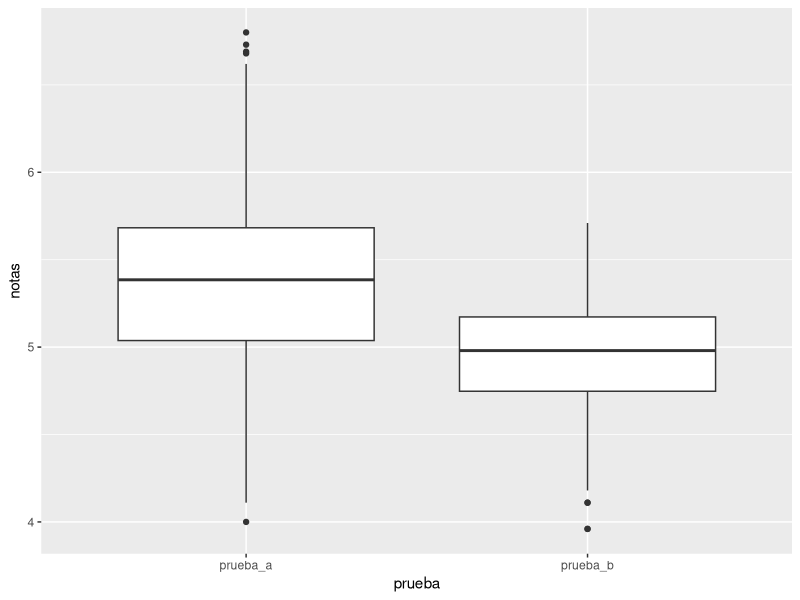
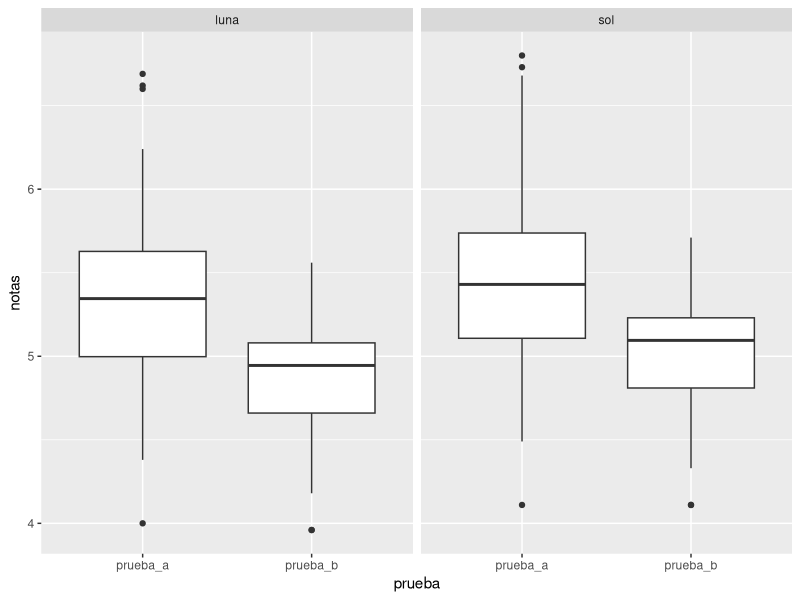
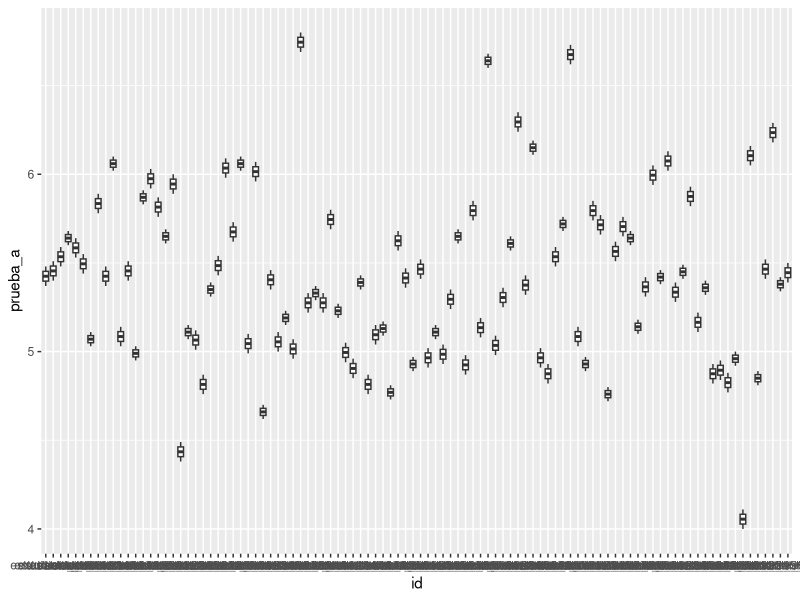
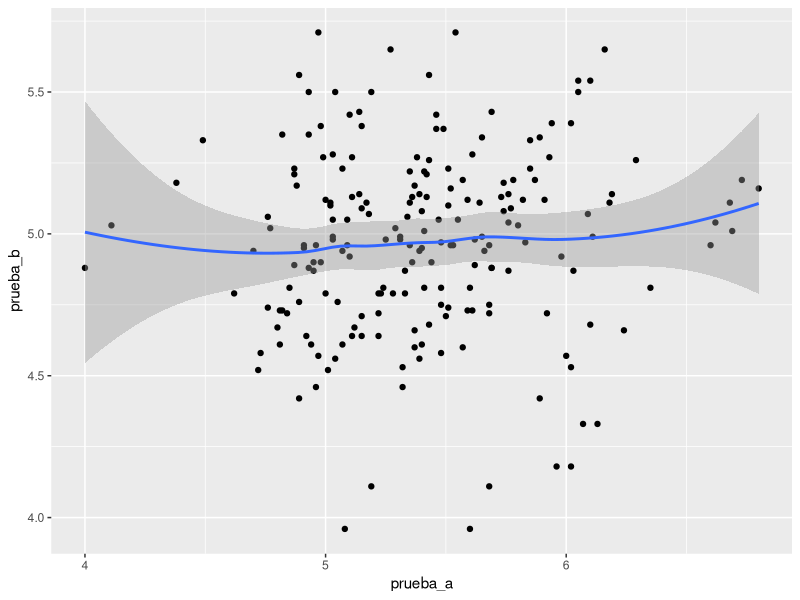
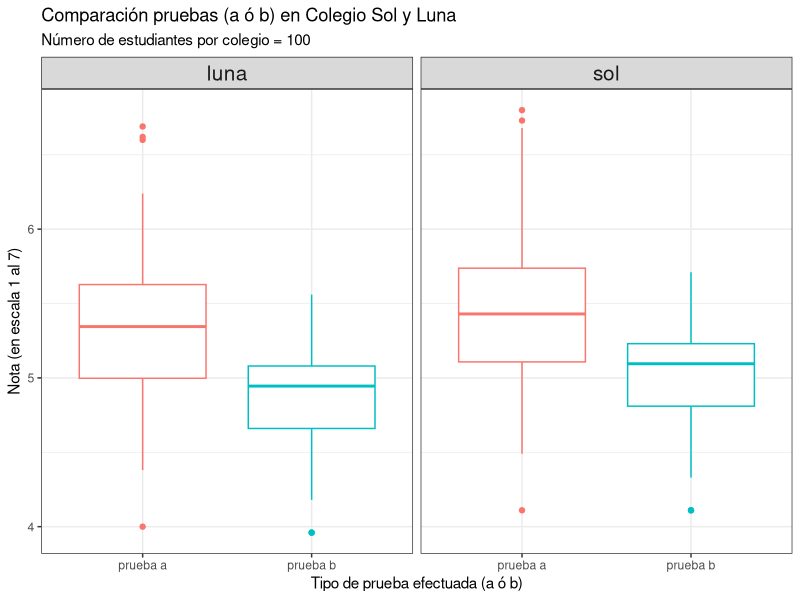

Write the R code that produced these figures, in order.

# Instalacion de paquetes -------------------------------------------------
# los paquetes se instalas solo una vez

# install.packages("tidyverse", "broom")

# Librerias ---------------------------------------------------------------
# Una vez instaladas, llamamos a cada libreria usando library()

library(tidyverse) 
library(broom) # libreria para ordenar datos estadisticos

# Info datos --------------------------------------------------------------

# Datos ficticios de peso de galletas y notas de estudiantes

# Cargar datos ------------------------------------------------------------

# Importamos los datos tipo .csv usando readr::read_csv() 
# creamos dos objeto llamados oreos y notas estudiantes

oreos <-
  read_csv("03_clase/data/data_oreos.csv")

notas_estudiantes <-
  read_csv("03_clase/data/notas_estudiantes.csv")

# glimpse -----------------------------------------------------------------

# siempre es una buena practica mirar los datos
# glimpse() permite ver numero de fila, columnas y tipos de datos

glimpse(oreos)

glimpse(notas_estudiantes)

# shapiro.test ------------------------------------------------------------

# test de normalidad, revisemos los argumentos de la funcion

help("shapiro.test")

# requiere x	= a numeric vector of data values = solo una columna

# entrega una lista con: statistic, p.value, method y data.name

# ejemplo shapiro.test ----------------------------------------------------

info_mascotas <- data.frame("edad" = c(1,12,11,2,1,2,3,4,5,5,5,6,6,6,6,8,11,12),
                            "pulgas" = c(T,T,T,F,F,F,F,T,F,T,F,F,F,F,T,F,F,F))

shapiro.test(info_mascotas$edad)

# acceder info shapiro.test -----------------------------------------------

shapiro.test(info_mascotas$edad)$p.value

shapiro.test(info_mascotas$edad)$statistic

shapiro.test(info_mascotas$edad)$method

shapiro.test(info_mascotas$edad)$data.name

estadistica_mascotas <- shapiro.test(info_mascotas$edad)

# que pasa si el argumento no es solo 1 columna? --------------------------

# shapiro.test(info_mascotas) 

# Error in shapiro.test(info_mascotas) : is.numeric(x) is not TRUE

# revisemos la funcion t.test ---------------------------------------------

# prueba t-student, revisemos los argumentos de la funcion

help("t.test")

# argumento x	: a (non-empty) numeric vector of data values.
# argumento y : an optional (non-empty) numeric vector of data values.
# mu: a number indicating the true value of the mean 
# (or difference in means if you are performing a two sample test).
# paired: a logical indicating whether you want a paired t-test.

# Revisemos el caso Oreo --------------------------------------------------

t.test(oreos$peso_empaque, mu = 154)

t.test(oreos$peso_empaque, mu = 154)$p.value

t.test(oreos$peso_empaque, mu = 154)$method


# Veamos errores ----------------------------------------------------------

t.test(oreos) # alternative hypothesis: true mean is not equal to 0

t.test(oreos$peso_empaque) # alternative hypothesis: true mean is not equal to 0


# Veamos test de normalidad en notas --------------------------------------

notas_estudiantes %>% 
  head(6) # vemos en consola las primeras 6 filas para ver estructura datos

notas_estudiantes %>% 
  tail(6) # vemos en consola las ultimas 6 filas para ver estructura datos


# Como shapiro.test() requiere UNA columna, lo puedo hacer por separado

shapiro.test(notas_estudiantes$prueba_a)

shapiro.test(notas_estudiantes$prueba_a)$p.value

shapiro.test(notas_estudiantes$prueba_b)

shapiro.test(notas_estudiantes$prueba_b)$p.value


# Veamos t.test -----------------------------------------------------------

# Como el formato es wide, ya tenemos dos columnas

t.test(notas_estudiantes$prueba_a, notas_estudiantes$prueba_b, paired = TRUE)$p.value

# En este caso, nos sirve el formato long ---------------------------------

notas_estudiantes %>% 
  pivot_longer(
    cols = c(prueba_a,prueba_b),
    names_to = "prueba",
    values_to = "notas"
  )

notas_estudiantes %>% 
  pivot_longer(
    cols = c(-colegio,-id),
    names_to = "prueba",
    values_to = "notas"
  )

# Hacemos shapiro agrupando -----------------------------------------------

notas_estudiantes %>% 
  pivot_longer(
    cols = c(prueba_a,prueba_b),
    names_to = "prueba",
    values_to = "notas"
  ) %>% 
  group_by(prueba, colegio) %>% # group by puede ser con varias variables
  summarise(p_value_normalidad = shapiro.test(notas)$p.value)


# Agrupar por colegio  ----------------------------------------------------

notas_estudiantes %>% 
  pivot_longer(
    cols = c(prueba_a,prueba_b),
    names_to = "prueba",
    values_to = "notas"
  ) %>% 
  group_by(colegio, prueba) %>% 
  summarise(p_value_normalidad = shapiro.test(notas)$p.value)

# Ahora hacemos t.test() --------------------------------------------------

notas_estudiantes %>% 
  group_by(colegio) %>% 
  summarise(p_value_t.test = t.test(prueba_a, prueba_b,
                                    paired = TRUE)$p.value)

# evaluacion_notas --------------------------------------------------------

evaluacion_notas <-
  notas_estudiantes %>%
  group_by(colegio) %>%
  summarise(p_value_t.test = t.test(prueba_a, prueba_b,
                                    paired = TRUE)$p.value)

evaluacion_notas %>% 
  mutate("diferencia significativa" = case_when(p_value_t.test < 0.05  ~ "*",
                                                p_value_t.test >= 0.05  ~ "N.S."))

# Formato long nos sirve para plotear -------------------------------------

notas_estudiantes %>% 
  pivot_longer(
    cols = c(prueba_a,prueba_b),
    names_to = "prueba",
    values_to = "notas"
  ) %>% 
  ggplot(aes(x = prueba, # eje x que tiene dos categorias
             y = notas)) + # eje y numerico
  geom_boxplot() # tipo de plot

# Podemos graficar por grupos ---------------------------------------------

notas_estudiantes %>% 
  pivot_longer(
    cols = c(prueba_a,prueba_b),
    names_to = "prueba",
    values_to = "notas"
  ) %>% 
  ggplot(aes(x = prueba, # eje x que tiene dos categorias
             y = notas)) + # eje y
  geom_boxplot() + # tipo de plot
  facet_grid(.~ colegio)

# Formato wide no nos deja plotear ----------------------------------------

notas_estudiantes %>% 
  ggplot(aes(x = id, # eje x que tiene categorias
             y = prueba_a)) + # eje y
  geom_boxplot()

notas_estudiantes %>% 
  ggplot(aes(x = prueba_a, # eje x que tiene dos categorias
             y = prueba_b)) + # eje y
  geom_point() +
  geom_smooth()

# ggplot nos deja cambiar colores y formas --------------------------------

notas_estudiantes %>% 
  pivot_longer(
    cols = c(prueba_a,prueba_b),
    names_to = "prueba",
    values_to = "notas"
  ) %>% 
  ggplot(aes(x = prueba, # eje x que tiene dos categorias
             y = notas, # eje y
             color = prueba)) + # color diferente segun prueba
  geom_boxplot() + # tipo de plot
  facet_grid(.~ colegio) + # dividimos el plot por colegio
  labs(x = "Tipo de prueba efectuada (a ó b)", # texto eje x
       y = "Nota (en escala 1 al 7)", # texto eje y
       title = "Comparación pruebas (a ó b) en Colegio Sol y Luna", # texto titulo
       subtitle = "Número de estudiantes por colegio = 100") + # texto subtitulo
  scale_x_discrete(labels = c("prueba a",'prueba b')) + # texto categorias de x
  theme_bw() + # estilo de plot
  theme(legend.position = "none",
        strip.text.x = element_text(size = 15)) # remover legenda



